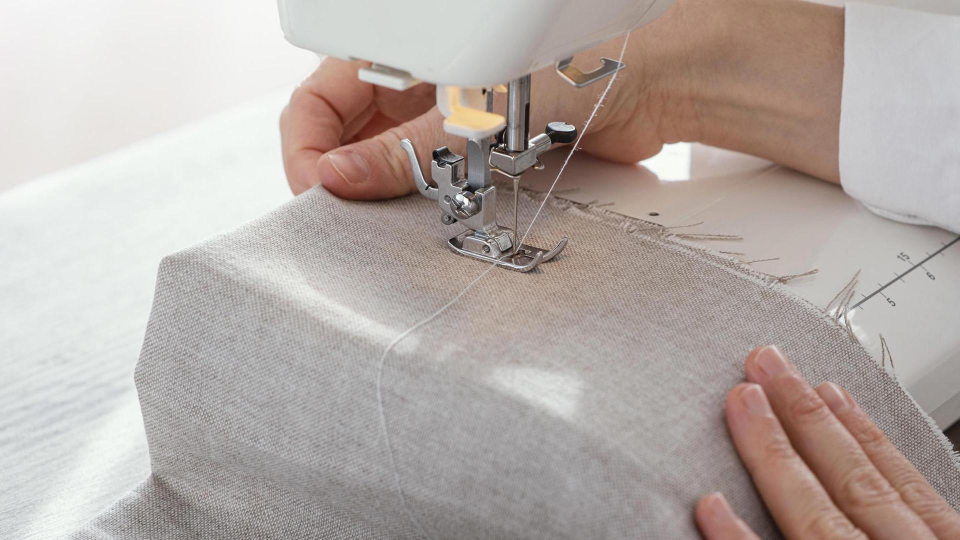
#> input picture pages/algorithm/perfect.jpg, 1920 x 1080 px (shown at 1/2 size)
$ python enhance.py
#> lines starting #> are read from the running program, lines starting #| are printed output that depends on the picture

import numpy as np
import cv2
import matplotlib.pyplot as plt


# 加噪声
def noise(img):
    out = img
    rows, cols, chn = img.shape
    for i in range(5000):
        x = np.random.randint(0, rows)
        y = np.random.randint(0, cols)
        out[x, y, :] = 255
    return out


if __name__ == "__main__":
    image = cv2.imread('perfect.jpg')
#> image is the input picture: shape (1080, 1920, 3); mean B, G, R 165.8, 170.7, 180.8
    image = cv2.cvtColor(image, cv2.COLOR_BGR2RGB)  # 格式转换，

    plt.subplot(1, 2, 1)
    noise_img = noise(image)
#> after the loop in noise, `for i in range(5000):`:
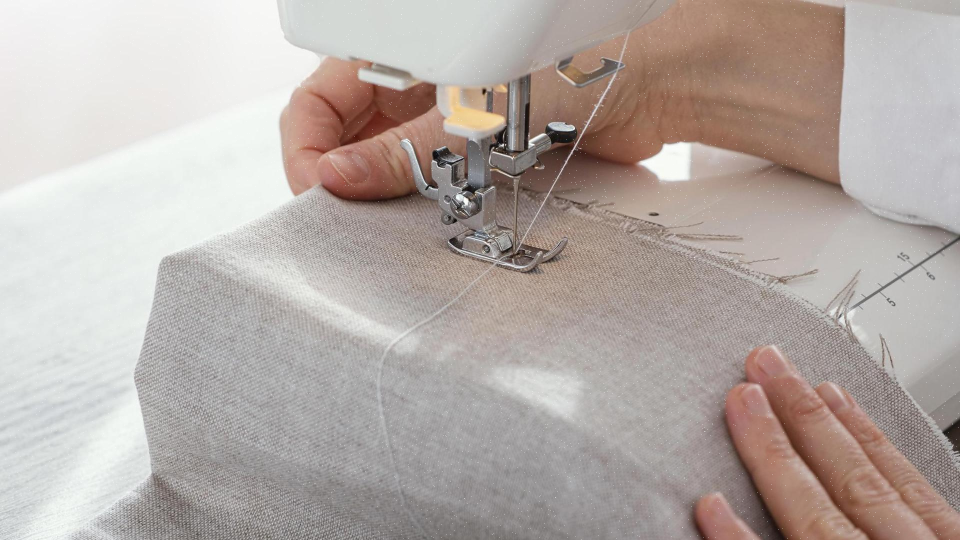
#> out: shape (1080, 1920, 3) (shown at 1/2 size); mean R, G, B 180.9, 170.9, 166
    plt.imshow(noise_img)
    plt.axis('off')
    plt.title('noise')

    # 中值滤波
    result4 = cv2.medianBlur(noise_img, 3)

    plt.subplot(1, 2, 2)
    plt.imshow(result4)
    plt.axis('off')
    plt.title('median')

    plt.show()
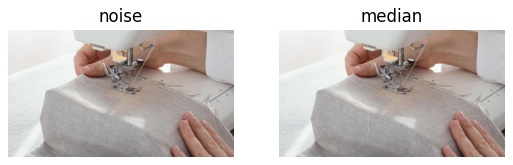
#> figure drawn by matplotlib, 2 panels

$ run again, with pages/algorithm/fire2.jpg copied over pages/algorithm/perfect.jpg
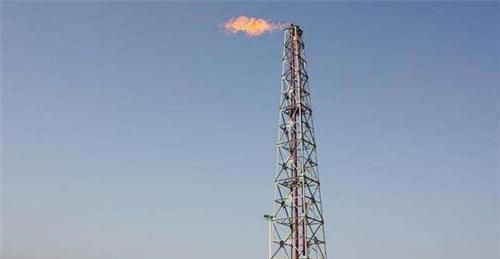
#> input picture pages/algorithm/fire2.jpg, 500 x 259 px
#> image is the input picture: shape (259, 500, 3); mean B, G, R 181.8, 158.2, 141.9
#> after the loop in noise, `for i in range(5000):`:
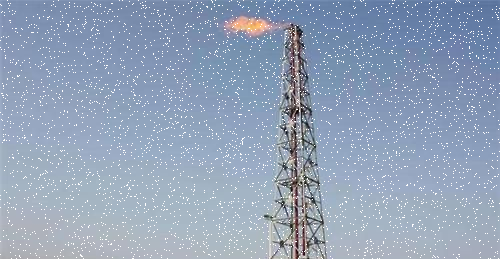
#> out: shape (259, 500, 3); mean R, G, B 146.1, 161.9, 184.6
#> `plt.show()`:
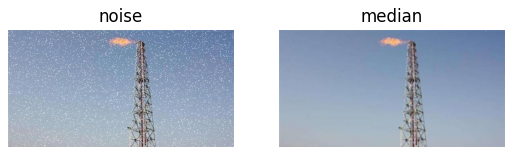
#> figure drawn by matplotlib, 2 panels
